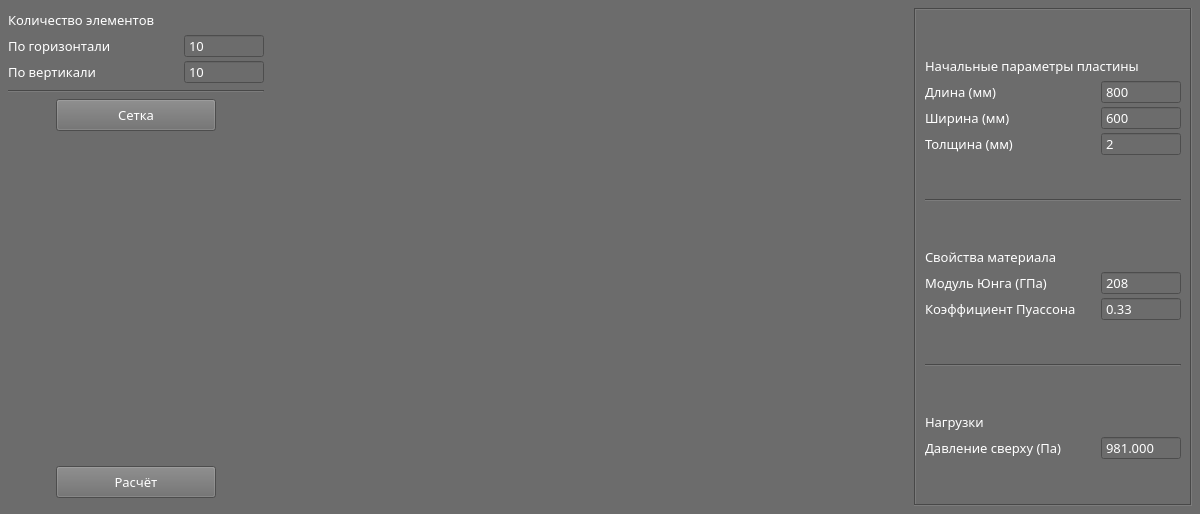
<?xml version="1.0" encoding="UTF-8"?>
<ui version="4.0">
 <class>MainWindow</class>
 <widget class="QMainWindow" name="MainWindow">
  <property name="geometry">
   <rect>
    <x>0</x>
    <y>0</y>
    <width>1200</width>
    <height>514</height>
   </rect>
  </property>
  <property name="font">
   <font>
    <family>Arial</family>
    <pointsize>10</pointsize>
   </font>
  </property>
  <property name="windowTitle">
   <string>Изгиб пластины</string>
  </property>
  <property name="styleSheet">
   <string notr="true">background-color: rgb(108, 108, 108);</string>
  </property>
  <widget class="QWidget" name="centralwidget">
   <layout class="QGridLayout" name="gridLayout">
    <property name="leftMargin">
     <number>8</number>
    </property>
    <property name="topMargin">
     <number>8</number>
    </property>
    <property name="rightMargin">
     <number>8</number>
    </property>
    <property name="bottomMargin">
     <number>8</number>
    </property>
    <item row="0" column="1">
     <layout class="QGridLayout" name="rightLayout">
      <property name="spacing">
       <number>0</number>
      </property>
      <item row="0" column="0">
       <widget class="QWidget" name="plotWidgetLayout" native="true">
        <property name="sizePolicy">
         <sizepolicy hsizetype="Expanding" vsizetype="Expanding">
          <horstretch>0</horstretch>
          <verstretch>0</verstretch>
         </sizepolicy>
        </property>
        <property name="font">
         <font>
          <family>Arial</family>
          <pointsize>10</pointsize>
         </font>
        </property>
       </widget>
      </item>
     </layout>
    </item>
    <item row="0" column="0">
     <layout class="QHBoxLayout" name="horizontalLayout_14">
      <item>
       <layout class="QHBoxLayout" name="horizontalLayout_16"/>
      </item>
      <item>
       <layout class="QVBoxLayout" name="verticalLayout">
        <property name="bottomMargin">
         <number>8</number>
        </property>
        <item>
         <layout class="QVBoxLayout" name="verticalLayout_8">
          <item>
           <layout class="QVBoxLayout" name="verticalLayout_3">
            <property name="spacing">
             <number>2</number>
            </property>
            <item>
             <widget class="QLabel" name="label_8">
              <property name="minimumSize">
               <size>
                <width>160</width>
                <height>16</height>
               </size>
              </property>
              <property name="maximumSize">
               <size>
                <width>200</width>
                <height>24</height>
               </size>
              </property>
              <property name="font">
               <font>
                <family>Century Gothic</family>
                <pointsize>10</pointsize>
               </font>
              </property>
              <property name="styleSheet">
               <string notr="true">color: rgb(255, 255, 255);</string>
              </property>
              <property name="text">
               <string>Количество элементов</string>
              </property>
             </widget>
            </item>
            <item>
             <layout class="QHBoxLayout" name="horizontalLayout_9">
              <property name="spacing">
               <number>16</number>
              </property>
              <item>
               <widget class="QLabel" name="label_7">
                <property name="minimumSize">
                 <size>
                  <width>160</width>
                  <height>16</height>
                 </size>
                </property>
                <property name="maximumSize">
                 <size>
                  <width>200</width>
                  <height>24</height>
                 </size>
                </property>
                <property name="font">
                 <font>
                  <family>Century Gothic</family>
                  <pointsize>10</pointsize>
                 </font>
                </property>
                <property name="styleSheet">
                 <string notr="true">color: rgb(255, 255, 255);</string>
                </property>
                <property name="text">
                 <string>По горизонтали</string>
                </property>
               </widget>
              </item>
              <item>
               <widget class="QSpinBox" name="horizontalCountSpinBox">
                <property name="sizePolicy">
                 <sizepolicy hsizetype="Fixed" vsizetype="Fixed">
                  <horstretch>0</horstretch>
                  <verstretch>0</verstretch>
                 </sizepolicy>
                </property>
                <property name="minimumSize">
                 <size>
                  <width>80</width>
                  <height>24</height>
                 </size>
                </property>
                <property name="maximumSize">
                 <size>
                  <width>80</width>
                  <height>24</height>
                 </size>
                </property>
                <property name="font">
                 <font>
                  <family>Century Gothic</family>
                  <pointsize>10</pointsize>
                 </font>
                </property>
                <property name="styleSheet">
                 <string notr="true">color: rgb(255, 255, 255);
selection-background-color: rgb(255, 255, 255);
selection-color: rgb(0, 0, 0);
</string>
                </property>
                <property name="wrapping">
                 <bool>false</bool>
                </property>
                <property name="buttonSymbols">
                 <enum>QAbstractSpinBox::NoButtons</enum>
                </property>
                <property name="showGroupSeparator" stdset="0">
                 <bool>true</bool>
                </property>
                <property name="minimum">
                 <number>2</number>
                </property>
                <property name="maximum">
                 <number>30</number>
                </property>
                <property name="value">
                 <number>10</number>
                </property>
               </widget>
              </item>
             </layout>
            </item>
            <item>
             <layout class="QHBoxLayout" name="horizontalLayout_11">
              <property name="spacing">
               <number>16</number>
              </property>
              <item>
               <widget class="QLabel" name="label_10">
                <property name="minimumSize">
                 <size>
                  <width>160</width>
                  <height>16</height>
                 </size>
                </property>
                <property name="maximumSize">
                 <size>
                  <width>200</width>
                  <height>24</height>
                 </size>
                </property>
                <property name="font">
                 <font>
                  <family>Century Gothic</family>
                  <pointsize>10</pointsize>
                 </font>
                </property>
                <property name="styleSheet">
                 <string notr="true">color: rgb(255, 255, 255);</string>
                </property>
                <property name="text">
                 <string>По вертикали</string>
                </property>
               </widget>
              </item>
              <item>
               <widget class="QSpinBox" name="verticalCountSpinBox">
                <property name="sizePolicy">
                 <sizepolicy hsizetype="Fixed" vsizetype="Fixed">
                  <horstretch>0</horstretch>
                  <verstretch>0</verstretch>
                 </sizepolicy>
                </property>
                <property name="minimumSize">
                 <size>
                  <width>80</width>
                  <height>24</height>
                 </size>
                </property>
                <property name="maximumSize">
                 <size>
                  <width>80</width>
                  <height>24</height>
                 </size>
                </property>
                <property name="font">
                 <font>
                  <family>Century Gothic</family>
                  <pointsize>10</pointsize>
                 </font>
                </property>
                <property name="styleSheet">
                 <string notr="true">color: rgb(255, 255, 255);
selection-color: rgb(0, 0, 0);
selection-background-color: rgb(255, 255, 255);</string>
                </property>
                <property name="wrapping">
                 <bool>false</bool>
                </property>
                <property name="buttonSymbols">
                 <enum>QAbstractSpinBox::NoButtons</enum>
                </property>
                <property name="showGroupSeparator" stdset="0">
                 <bool>true</bool>
                </property>
                <property name="minimum">
                 <number>2</number>
                </property>
                <property name="maximum">
                 <number>30</number>
                </property>
                <property name="value">
                 <number>10</number>
                </property>
               </widget>
              </item>
             </layout>
            </item>
           </layout>
          </item>
         </layout>
        </item>
        <item>
         <layout class="QVBoxLayout" name="verticalLayout_2">
          <item>
           <widget class="Line" name="line_3">
            <property name="orientation">
             <enum>Qt::Horizontal</enum>
            </property>
           </widget>
          </item>
          <item alignment="Qt::AlignHCenter|Qt::AlignTop">
           <widget class="QPushButton" name="createMeshPushButton">
            <property name="minimumSize">
             <size>
              <width>160</width>
              <height>32</height>
             </size>
            </property>
            <property name="maximumSize">
             <size>
              <width>200</width>
              <height>36</height>
             </size>
            </property>
            <property name="font">
             <font>
              <family>Century Gothic</family>
              <pointsize>10</pointsize>
             </font>
            </property>
            <property name="styleSheet">
             <string notr="true">border-color: rgb(255, 255, 255);
color: rgb(255, 255, 255);</string>
            </property>
            <property name="text">
             <string>Сетка</string>
            </property>
           </widget>
          </item>
          <item alignment="Qt::AlignHCenter|Qt::AlignBottom">
           <widget class="QPushButton" name="makeCalculationPushButton">
            <property name="minimumSize">
             <size>
              <width>160</width>
              <height>32</height>
             </size>
            </property>
            <property name="maximumSize">
             <size>
              <width>200</width>
              <height>36</height>
             </size>
            </property>
            <property name="font">
             <font>
              <family>Century Gothic</family>
              <pointsize>10</pointsize>
             </font>
            </property>
            <property name="styleSheet">
             <string notr="true">color: rgb(255, 255, 255);
border-color: rgb(255, 255, 255);</string>
            </property>
            <property name="text">
             <string>Расчёт</string>
            </property>
           </widget>
          </item>
         </layout>
        </item>
        <item>
         <layout class="QVBoxLayout" name="verticalLayout_7"/>
        </item>
       </layout>
      </item>
      <item>
       <layout class="QHBoxLayout" name="horizontalLayout_15"/>
      </item>
     </layout>
    </item>
    <item row="0" column="2">
     <layout class="QVBoxLayout" name="leftLayout" stretch="0">
      <property name="spacing">
       <number>20</number>
      </property>
      <item>
       <widget class="QFrame" name="parametersFrame">
        <property name="styleSheet">
         <string notr="true">border-color: rgb(255, 255, 255);
selection-background-color: rgb(255, 255, 255);</string>
        </property>
        <property name="frameShape">
         <enum>QFrame::Box</enum>
        </property>
        <property name="frameShadow">
         <enum>QFrame::Sunken</enum>
        </property>
        <property name="lineWidth">
         <number>1</number>
        </property>
        <layout class="QVBoxLayout" name="parametersLayout">
         <property name="spacing">
          <number>8</number>
         </property>
         <item>
          <layout class="QVBoxLayout" name="verticalLayout_5">
           <property name="spacing">
            <number>2</number>
           </property>
           <item>
            <widget class="QLabel" name="label_14">
             <property name="enabled">
              <bool>true</bool>
             </property>
             <property name="minimumSize">
              <size>
               <width>160</width>
               <height>16</height>
              </size>
             </property>
             <property name="maximumSize">
              <size>
               <width>270</width>
               <height>24</height>
              </size>
             </property>
             <property name="font">
              <font>
               <family>Century Gothic</family>
               <pointsize>10</pointsize>
              </font>
             </property>
             <property name="styleSheet">
              <string notr="true">color: rgb(255, 255, 255);</string>
             </property>
             <property name="text">
              <string>Начальные параметры пластины</string>
             </property>
            </widget>
           </item>
           <item>
            <layout class="QHBoxLayout" name="horizontalLayout_2">
             <property name="spacing">
              <number>16</number>
             </property>
             <item>
              <widget class="QLabel" name="label">
               <property name="enabled">
                <bool>true</bool>
               </property>
               <property name="minimumSize">
                <size>
                 <width>160</width>
                 <height>16</height>
                </size>
               </property>
               <property name="maximumSize">
                <size>
                 <width>200</width>
                 <height>24</height>
                </size>
               </property>
               <property name="font">
                <font>
                 <family>Century Gothic</family>
                 <pointsize>10</pointsize>
                </font>
               </property>
               <property name="styleSheet">
                <string notr="true">color: rgb(255, 255, 255);</string>
               </property>
               <property name="text">
                <string>Длина (мм) </string>
               </property>
              </widget>
             </item>
             <item>
              <widget class="QSpinBox" name="widthSpinBox">
               <property name="enabled">
                <bool>true</bool>
               </property>
               <property name="sizePolicy">
                <sizepolicy hsizetype="Fixed" vsizetype="Fixed">
                 <horstretch>0</horstretch>
                 <verstretch>0</verstretch>
                </sizepolicy>
               </property>
               <property name="minimumSize">
                <size>
                 <width>80</width>
                 <height>24</height>
                </size>
               </property>
               <property name="maximumSize">
                <size>
                 <width>80</width>
                 <height>24</height>
                </size>
               </property>
               <property name="font">
                <font>
                 <family>Century Gothic</family>
                 <pointsize>10</pointsize>
                </font>
               </property>
               <property name="styleSheet">
                <string notr="true">color: rgb(255, 255, 255);
selection-color: rgb(0, 0, 0);</string>
               </property>
               <property name="wrapping">
                <bool>false</bool>
               </property>
               <property name="buttonSymbols">
                <enum>QAbstractSpinBox::NoButtons</enum>
               </property>
               <property name="showGroupSeparator" stdset="0">
                <bool>true</bool>
               </property>
               <property name="minimum">
                <number>1</number>
               </property>
               <property name="maximum">
                <number>100000</number>
               </property>
               <property name="value">
                <number>800</number>
               </property>
              </widget>
             </item>
            </layout>
           </item>
           <item>
            <layout class="QHBoxLayout" name="horizontalLayout_5">
             <property name="spacing">
              <number>16</number>
             </property>
             <item>
              <widget class="QLabel" name="label_3">
               <property name="enabled">
                <bool>true</bool>
               </property>
               <property name="minimumSize">
                <size>
                 <width>160</width>
                 <height>16</height>
                </size>
               </property>
               <property name="maximumSize">
                <size>
                 <width>200</width>
                 <height>24</height>
                </size>
               </property>
               <property name="font">
                <font>
                 <family>Century Gothic</family>
                 <pointsize>10</pointsize>
                </font>
               </property>
               <property name="styleSheet">
                <string notr="true">color: rgb(255, 255, 255);</string>
               </property>
               <property name="text">
                <string>Ширина (мм)</string>
               </property>
              </widget>
             </item>
             <item>
              <widget class="QSpinBox" name="heightSpinBox">
               <property name="enabled">
                <bool>true</bool>
               </property>
               <property name="sizePolicy">
                <sizepolicy hsizetype="Fixed" vsizetype="Fixed">
                 <horstretch>0</horstretch>
                 <verstretch>0</verstretch>
                </sizepolicy>
               </property>
               <property name="minimumSize">
                <size>
                 <width>80</width>
                 <height>24</height>
                </size>
               </property>
               <property name="maximumSize">
                <size>
                 <width>80</width>
                 <height>24</height>
                </size>
               </property>
               <property name="font">
                <font>
                 <family>Century Gothic</family>
                 <pointsize>10</pointsize>
                </font>
               </property>
               <property name="styleSheet">
                <string notr="true">color: rgb(255, 255, 255);
selection-color: rgb(0, 0, 0);
</string>
               </property>
               <property name="wrapping">
                <bool>false</bool>
               </property>
               <property name="buttonSymbols">
                <enum>QAbstractSpinBox::NoButtons</enum>
               </property>
               <property name="showGroupSeparator" stdset="0">
                <bool>true</bool>
               </property>
               <property name="minimum">
                <number>1</number>
               </property>
               <property name="maximum">
                <number>100000</number>
               </property>
               <property name="value">
                <number>600</number>
               </property>
              </widget>
             </item>
            </layout>
           </item>
           <item>
            <layout class="QHBoxLayout" name="horizontalLayout_6">
             <property name="spacing">
              <number>16</number>
             </property>
             <item>
              <widget class="QLabel" name="label_4">
               <property name="enabled">
                <bool>true</bool>
               </property>
               <property name="minimumSize">
                <size>
                 <width>160</width>
                 <height>16</height>
                </size>
               </property>
               <property name="maximumSize">
                <size>
                 <width>200</width>
                 <height>24</height>
                </size>
               </property>
               <property name="font">
                <font>
                 <family>Century Gothic</family>
                 <pointsize>10</pointsize>
                </font>
               </property>
               <property name="styleSheet">
                <string notr="true">color: rgb(255, 255, 255);</string>
               </property>
               <property name="text">
                <string>Толщина (мм)</string>
               </property>
              </widget>
             </item>
             <item>
              <widget class="QSpinBox" name="thicknessSpinBox">
               <property name="enabled">
                <bool>true</bool>
               </property>
               <property name="sizePolicy">
                <sizepolicy hsizetype="Fixed" vsizetype="Fixed">
                 <horstretch>0</horstretch>
                 <verstretch>0</verstretch>
                </sizepolicy>
               </property>
               <property name="minimumSize">
                <size>
                 <width>80</width>
                 <height>24</height>
                </size>
               </property>
               <property name="maximumSize">
                <size>
                 <width>80</width>
                 <height>24</height>
                </size>
               </property>
               <property name="font">
                <font>
                 <family>Century Gothic</family>
                 <pointsize>10</pointsize>
                </font>
               </property>
               <property name="styleSheet">
                <string notr="true">color: rgb(255, 255, 255);
selection-color: rgb(0, 0, 0);</string>
               </property>
               <property name="wrapping">
                <bool>false</bool>
               </property>
               <property name="buttonSymbols">
                <enum>QAbstractSpinBox::NoButtons</enum>
               </property>
               <property name="showGroupSeparator" stdset="0">
                <bool>true</bool>
               </property>
               <property name="minimum">
                <number>1</number>
               </property>
               <property name="maximum">
                <number>1000</number>
               </property>
               <property name="value">
                <number>2</number>
               </property>
              </widget>
             </item>
            </layout>
           </item>
          </layout>
         </item>
         <item>
          <widget class="Line" name="line">
           <property name="orientation">
            <enum>Qt::Horizontal</enum>
           </property>
          </widget>
         </item>
         <item>
          <layout class="QVBoxLayout" name="verticalLayout_4">
           <property name="spacing">
            <number>2</number>
           </property>
           <item>
            <widget class="QLabel" name="label_11">
             <property name="minimumSize">
              <size>
               <width>160</width>
               <height>16</height>
              </size>
             </property>
             <property name="maximumSize">
              <size>
               <width>200</width>
               <height>24</height>
              </size>
             </property>
             <property name="font">
              <font>
               <family>Century Gothic</family>
               <pointsize>10</pointsize>
              </font>
             </property>
             <property name="styleSheet">
              <string notr="true">color: rgb(255, 255, 255);</string>
             </property>
             <property name="text">
              <string>Свойства материала</string>
             </property>
            </widget>
           </item>
           <item>
            <layout class="QHBoxLayout" name="horizontalLayout_12">
             <property name="spacing">
              <number>16</number>
             </property>
             <item>
              <widget class="QLabel" name="label_12">
               <property name="minimumSize">
                <size>
                 <width>160</width>
                 <height>16</height>
                </size>
               </property>
               <property name="maximumSize">
                <size>
                 <width>200</width>
                 <height>24</height>
                </size>
               </property>
               <property name="font">
                <font>
                 <family>Century Gothic</family>
                 <pointsize>10</pointsize>
                </font>
               </property>
               <property name="styleSheet">
                <string notr="true">color: rgb(255, 255, 255);</string>
               </property>
               <property name="text">
                <string>Модуль Юнга (ГПа)</string>
               </property>
              </widget>
             </item>
             <item>
              <widget class="QSpinBox" name="youngSpinBox">
               <property name="sizePolicy">
                <sizepolicy hsizetype="Fixed" vsizetype="Fixed">
                 <horstretch>0</horstretch>
                 <verstretch>0</verstretch>
                </sizepolicy>
               </property>
               <property name="minimumSize">
                <size>
                 <width>80</width>
                 <height>24</height>
                </size>
               </property>
               <property name="maximumSize">
                <size>
                 <width>80</width>
                 <height>24</height>
                </size>
               </property>
               <property name="font">
                <font>
                 <family>Century Gothic</family>
                 <pointsize>10</pointsize>
                </font>
               </property>
               <property name="styleSheet">
                <string notr="true">color: rgb(255, 255, 255);
selection-color: rgb(0, 0, 0);</string>
               </property>
               <property name="wrapping">
                <bool>false</bool>
               </property>
               <property name="buttonSymbols">
                <enum>QAbstractSpinBox::NoButtons</enum>
               </property>
               <property name="showGroupSeparator" stdset="0">
                <bool>true</bool>
               </property>
               <property name="maximum">
                <number>1000</number>
               </property>
               <property name="value">
                <number>208</number>
               </property>
              </widget>
             </item>
            </layout>
           </item>
           <item>
            <layout class="QHBoxLayout" name="horizontalLayout_13">
             <property name="spacing">
              <number>16</number>
             </property>
             <item>
              <widget class="QLabel" name="label_13">
               <property name="minimumSize">
                <size>
                 <width>160</width>
                 <height>16</height>
                </size>
               </property>
               <property name="maximumSize">
                <size>
                 <width>200</width>
                 <height>24</height>
                </size>
               </property>
               <property name="font">
                <font>
                 <family>Century Gothic</family>
                 <pointsize>10</pointsize>
                </font>
               </property>
               <property name="styleSheet">
                <string notr="true">color: rgb(255, 255, 255);</string>
               </property>
               <property name="text">
                <string>Коэффициент Пуассона</string>
               </property>
              </widget>
             </item>
             <item>
              <widget class="QDoubleSpinBox" name="poissonSpinBox">
               <property name="sizePolicy">
                <sizepolicy hsizetype="Fixed" vsizetype="Fixed">
                 <horstretch>0</horstretch>
                 <verstretch>0</verstretch>
                </sizepolicy>
               </property>
               <property name="minimumSize">
                <size>
                 <width>80</width>
                 <height>24</height>
                </size>
               </property>
               <property name="maximumSize">
                <size>
                 <width>112</width>
                 <height>24</height>
                </size>
               </property>
               <property name="font">
                <font>
                 <family>Century Gothic</family>
                 <pointsize>10</pointsize>
                </font>
               </property>
               <property name="styleSheet">
                <string notr="true">color: rgb(255, 255, 255);
selection-color: rgb(0, 0, 0);</string>
               </property>
               <property name="wrapping">
                <bool>false</bool>
               </property>
               <property name="buttonSymbols">
                <enum>QAbstractSpinBox::NoButtons</enum>
               </property>
               <property name="showGroupSeparator" stdset="0">
                <bool>true</bool>
               </property>
               <property name="decimals">
                <number>2</number>
               </property>
               <property name="minimum">
                <double>0.010000000000000</double>
               </property>
               <property name="maximum">
                <double>1.000000000000000</double>
               </property>
               <property name="singleStep">
                <double>0.010000000000000</double>
               </property>
               <property name="value">
                <double>0.330000000000000</double>
               </property>
              </widget>
             </item>
            </layout>
           </item>
          </layout>
         </item>
         <item>
          <widget class="Line" name="line_2">
           <property name="orientation">
            <enum>Qt::Horizontal</enum>
           </property>
          </widget>
         </item>
         <item>
          <layout class="QVBoxLayout" name="verticalLayout_6">
           <property name="spacing">
            <number>2</number>
           </property>
           <item>
            <widget class="QLabel" name="label_15">
             <property name="minimumSize">
              <size>
               <width>160</width>
               <height>16</height>
              </size>
             </property>
             <property name="maximumSize">
              <size>
               <width>200</width>
               <height>24</height>
              </size>
             </property>
             <property name="font">
              <font>
               <family>Century Gothic</family>
               <pointsize>10</pointsize>
              </font>
             </property>
             <property name="styleSheet">
              <string notr="true">color: rgb(255, 255, 255);</string>
             </property>
             <property name="text">
              <string>Нагрузки</string>
             </property>
            </widget>
           </item>
           <item>
            <layout class="QHBoxLayout" name="horizontalLayout_8">
             <property name="spacing">
              <number>16</number>
             </property>
             <item>
              <widget class="QLabel" name="label_6">
               <property name="minimumSize">
                <size>
                 <width>160</width>
                 <height>16</height>
                </size>
               </property>
               <property name="maximumSize">
                <size>
                 <width>200</width>
                 <height>24</height>
                </size>
               </property>
               <property name="font">
                <font>
                 <family>Century Gothic</family>
                 <pointsize>10</pointsize>
                </font>
               </property>
               <property name="styleSheet">
                <string notr="true">color: rgb(255, 255, 255);</string>
               </property>
               <property name="text">
                <string>Давление сверху (Па)</string>
               </property>
              </widget>
             </item>
             <item>
              <widget class="QDoubleSpinBox" name="pressureSpinBox">
               <property name="sizePolicy">
                <sizepolicy hsizetype="Fixed" vsizetype="Fixed">
                 <horstretch>0</horstretch>
                 <verstretch>0</verstretch>
                </sizepolicy>
               </property>
               <property name="minimumSize">
                <size>
                 <width>80</width>
                 <height>24</height>
                </size>
               </property>
               <property name="maximumSize">
                <size>
                 <width>80</width>
                 <height>24</height>
                </size>
               </property>
               <property name="font">
                <font>
                 <family>Century Gothic</family>
                 <pointsize>10</pointsize>
                 <kerning>true</kerning>
                </font>
               </property>
               <property name="styleSheet">
                <string notr="true">color: rgb(255, 255, 255);
selection-color: rgb(0, 0, 0);</string>
               </property>
               <property name="wrapping">
                <bool>false</bool>
               </property>
               <property name="buttonSymbols">
                <enum>QAbstractSpinBox::NoButtons</enum>
               </property>
               <property name="showGroupSeparator" stdset="0">
                <bool>true</bool>
               </property>
               <property name="decimals">
                <number>3</number>
               </property>
               <property name="minimum">
                <double>0.001000000000000</double>
               </property>
               <property name="maximum">
                <double>100000.000000000000000</double>
               </property>
               <property name="singleStep">
                <double>0.001000000000000</double>
               </property>
               <property name="value">
                <double>981.000000000000000</double>
               </property>
              </widget>
             </item>
            </layout>
           </item>
          </layout>
         </item>
        </layout>
       </widget>
      </item>
     </layout>
    </item>
   </layout>
  </widget>
 </widget>
 <resources/>
 <connections/>
</ui>
